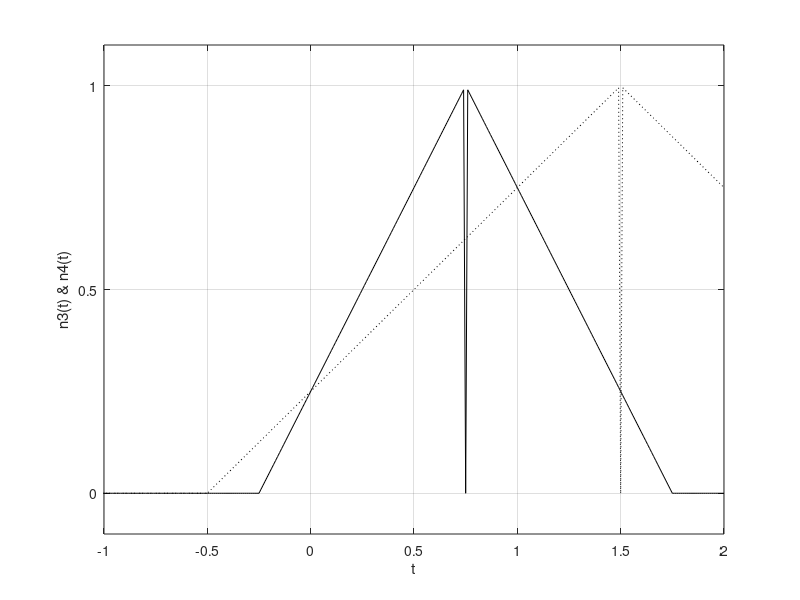

Write MATLAB code to recreate this figure.
% %A.1
% 
% t = (-2:2);  %from -2 to 2
% f = @(t) exp(-t).*cos(2*pi*t);  %f(t)
% plot(t,f(t)); 
% xlabel('t');
% ylabel('f(t)');
% grid;
% 
% t = (-2:0.01:2); %from -2 to 2 in increments of 0.01
% f = @(t) exp(-t).*cos(2*pi*t); %f(t)
% plot(t,f(t));
% xlabel('t');
% ylabel('f(t)');
% yticks([-5 0 5 10]);
% grid;
% 
% %A.2
% 
% t = (-2:2);
% f = @(t) exp(-t);
% plot(t, f(t));
% xlabel('t');
% ylabel('f(t)');
% grid;
% 
% %A.3
% %they are identitcal due to the large step size that was set for these 2
% %graphs. All the graphs are decreasing exponentially.

% %B.1
% 
% t = (-1:0.01:2);  %from -1 to 2
% u = @(t) 1.0.*((-1<=t)&(t<=2)); %makes unit step function with restraints
% p = @(t) 1.0.*((t>=0)&(t<1));  %f(t)
% plot(t,p(t)); 
% xlabel('t');
% ylabel('p(t)');
% axis([-1 2 -.1 1.1])
% yticks([0 0.5 1]);
% grid;

% %B.2        not tested yet
% t = (-2:0.01:2);  %from -2 to 2
% u = @(t) 1.0.*((-1<=t)&(t<=2)); %makes unit step function
% p = @(t) 1.0.*((t>=0)&(t<1));  %f(t)
% r = @(t) t.*p(t);
% n = @(t) r(t)+r(-t+2);
% 
% plot(t,r(t)); %plots r(t)
% plot(t,n(t)); %plots n(t)
% xlabel('t');
% ylabel('r(t)');
% ylabel('n(t)');
% axis([-1 2 -.1 1.1])
% yticks([0 0.5 1]);
% grid;

%B.3
t = (-2:0.01:2);  %from -2 to 2
u = @(t) 1.0.*((-1<=t)&(t<=2)); %makes unit step function
p = @(t) 1.0.*((t>=0)&(t<1));  %f(t)
r = @(t) t.*p(t);
n = @(t) r(t)+r(-t+2);

n1 = @(t) n(t.*0.5);
n2 = @(t) n1(t+0.5);
plot(t,n1(t),'-k',t,n2(t),':k'); %plots n1(t) and dotted n2(t)
xlabel('t');
ylabel('n1(t) & n2(t)');
axis([-1 2 -.1 1.1])
yticks([0 0.5 1]);
grid;

%B.4
t = (-2:0.01:2);  %from -2 to 2
u = @(t) 1.0.*((-1<=t)&(t<=2)); %makes unit step function
p = @(t) 1.0.*((t>=0)&(t<1));  %f(t)
r = @(t) t.*p(t);
n = @(t) r(t)+r(-t+2);

n3 = @(t) n(t+0.25);
n4 = @(t) n3(0.5.*t);
plot(t,n3(t),'-k',t,n4(t),':k'); %plots n3(t) and dotted n4(t)
xlabel('t');
ylabel('n3(t) & n4(t)');
axis([-1 2 -.1 1.1])
yticks([0 0.5 1]);
grid;

%B.5
%they produce the same graph (maybe add more explaination)

%C.1
